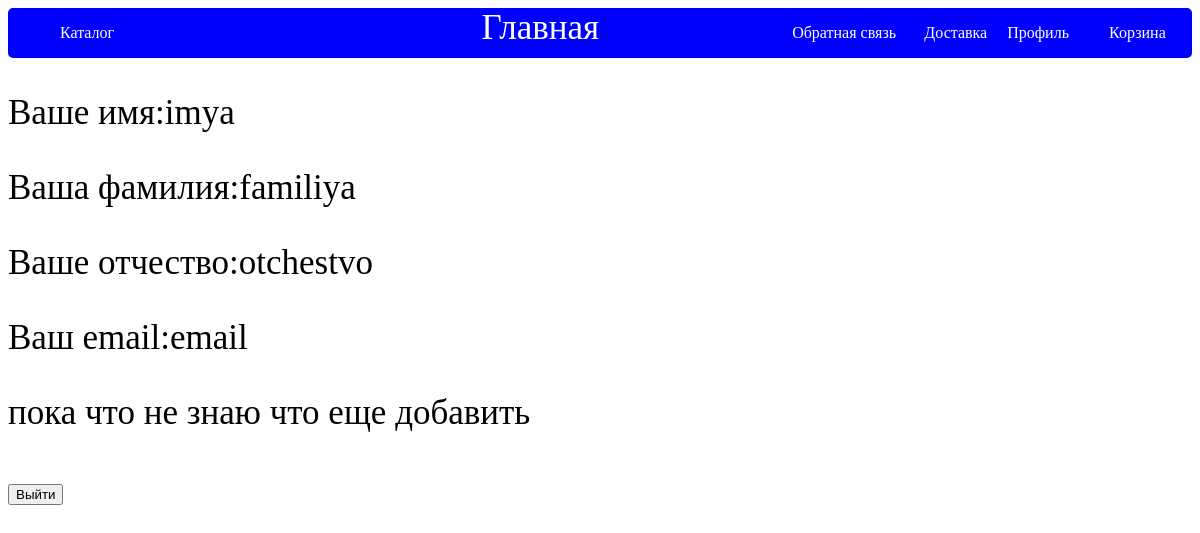
The page /profile.php (signed in) on the database its author committed.
### tables this page shows
CREATE TABLE IF NOT EXISTS `users` (
  `id` int(11) NOT NULL AUTO_INCREMENT,
  `login` text NOT NULL,
  `password` text NOT NULL,
  `name` text NOT NULL,
  `surname` text NOT NULL,
  `otchestvo` text NOT NULL,
  `email` text NOT NULL,
  UNIQUE KEY `id` (`id`)
);

### profile.php (the view, shortened to what this page needs)
<?php
include ("usersdatabd.php");
	$k=$_SESSION['id'];
	$result = mysql_query("SELECT * FROM users WHERE id='$k'",$db);
	$info=mysql_fetch_assoc($result);
	?>
<!DOCTYPE html>
<html lang="en">
<head>
	<link rel="stylesheet" type="text/css" href="css/style.css">
</head>
<body>
	<div class="first-element">
	<header class="header">
	<nav>
		<ul class="nav">
			<li class="nav-item1"><a class="nav-link" href="catalog.php">Каталог</a></li>
		</ul>
	</nav>
	<span class="imya"><a class="buyroom" href="index.php">Главная</a></span>
		<ul class="nav-2">
			<li  class="nav2-item1"><a class="nav-link" href="profile.php">Профиль</a></li>
			<li class="nav2-item2"><a class="nav-link" href="dostavka.php">Доставка</a></li>
			<li class="nav2-item3"><a class="nav-link" href="cart.php">Корзина</a></li>
			<li class="nav2-item7"><a class="nav-link" href="support.php">Обратная связь</a></li>
		</ul>
	</header>
	</div>
	<div class="info">
	<p>Ваше имя:<?echo $info['name']?></p>
	<p>Ваша фамилия:<?echo $info['surname']?></p>
	<p>Ваше отчество:<?echo $info['otchestvo']?></p>
	<p>Ваш email:<?echo $info['email']?></p>
	<p>пока что не знаю что еще добавить</p>
	<button onclick="window.location.href='exit.php'" value="exit">Выйти</button>
</div>
</body>

### css/style.css (style rules this page uses)
.header { display:flex; justify-content:space-between; background-color:blue; border-radius:20px; color:white; position:relative; }
.nav { display:flex; list-style-type:none; padding-left:0; }
.nav-2 { display:flex; list-style-type:none; padding-left:0; }
.nav-item1 { margin-left:52px; }
.nav2-item1 { margin-left:52px; position:absolute; left:80%; }
.nav2-item2 { margin-left:52px; position:absolute; left:73%; }
.nav2-item3 { position:absolute; left:93%; }
.nav-link { text-decoration:none; color:white; }
.imya { font-size:35px; position:absolute; left:40%; }
.buyroom { text-decoration:none; color:white; }
ul li { list-style: none }
.info { color:red; }
button { cursor:pointer; transition-duration:1s; }
.info { color:black; font-size:35px; }
.nav2-item7 { position:absolute; right:25%; }

### rows shown on the page
users: name "imya", surname "familiya", otchestvo "otchestvo", email "email"
